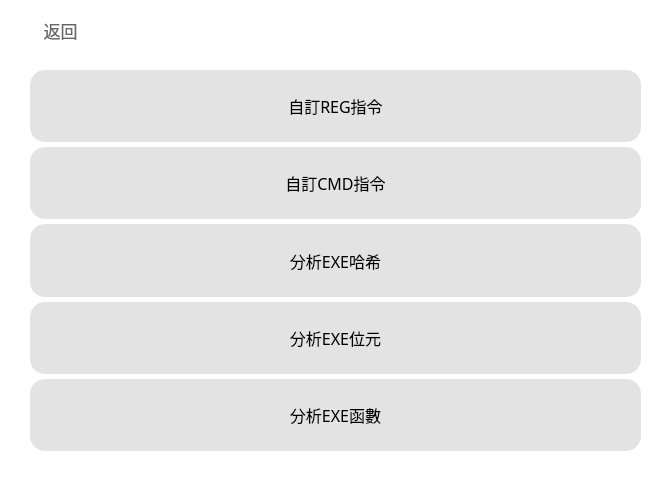
    <widget class="QWidget" name="Develop_Tools_widget" native="true">
     <property name="geometry">
      <rect>
       <x>170</x>
       <y>50</y>
       <width>671</width>
       <height>481</height>
      </rect>
     </property>
     <property name="font">
      <font>
       <family>Microsoft YaHei</family>
       <pointsize>11</pointsize>
       <stylestrategy>PreferAntialias</stylestrategy>
      </font>
     </property>
     <property name="styleSheet">
      <string notr="true">background-color:rgba(255, 255, 255,240);</string>
     </property>
     <widget class="QPushButton" name="Develop_Tools_Back">
      <property name="geometry">
       <rect>
        <x>10</x>
        <y>10</y>
        <width>101</width>
        <height>41</height>
       </rect>
      </property>
      <property name="sizePolicy">
       <sizepolicy hsizetype="Minimum" vsizetype="Minimum">
        <horstretch>0</horstretch>
        <verstretch>0</verstretch>
       </sizepolicy>
      </property>
      <property name="font">
       <font>
        <family>Microsoft YaHei</family>
        <pointsize>13</pointsize>
        <stylestrategy>PreferAntialias</stylestrategy>
       </font>
      </property>
      <property name="focusPolicy">
       <enum>Qt::StrongFocus</enum>
      </property>
      <property name="styleSheet">
       <string notr="true">QPushButton
{
	border:none;
	background-color:rgba(0,0,0,0);
	color:rgba(60,60,60,200);
}
QPushButton:hover
{
    color:rgba(60,60,60,255);
}
</string>
      </property>
      <property name="text">
       <string>返回</string>
      </property>
      <property name="icon">
       <iconset>
        <normaloff>:/icon/Icon/exit2.png</normaloff>:/icon/Icon/exit2.png</iconset>
      </property>
      <property name="iconSize">
       <size>
        <width>20</width>
        <height>20</height>
       </size>
      </property>
      <property name="checkable">
       <bool>false</bool>
      </property>
     </widget>
     <widget class="QWidget" name="verticalLayoutWidget_6">
      <property name="geometry">
       <rect>
        <x>20</x>
        <y>60</y>
        <width>631</width>
        <height>401</height>
       </rect>
      </property>
      <layout class="QVBoxLayout" name="Develop_verticalLayout">
       <property name="spacing">
        <number>5</number>
       </property>
       <property name="leftMargin">
        <number>10</number>
       </property>
       <property name="topMargin">
        <number>10</number>
       </property>
       <property name="rightMargin">
        <number>10</number>
       </property>
       <property name="bottomMargin">
        <number>10</number>
       </property>
       <item>
        <widget class="QPushButton" name="Customize_REG_Command_Button">
         <property name="sizePolicy">
          <sizepolicy hsizetype="Minimum" vsizetype="Minimum">
           <horstretch>0</horstretch>
           <verstretch>0</verstretch>
          </sizepolicy>
         </property>
         <property name="font">
          <font>
           <family>Microsoft YaHei</family>
           <pointsize>12</pointsize>
           <stylestrategy>PreferAntialias</stylestrategy>
          </font>
         </property>
         <property name="focusPolicy">
          <enum>Qt::StrongFocus</enum>
         </property>
         <property name="styleSheet">
          <string notr="true">QPushButton
{
	border:none;
	background-color:rgba(20,20,20,30);
	border-radius: 15px;
}
QPushButton:hover
{
    background-color:rgba(20,20,20,50);
}
QPushButton:pressed
{
    background-color:rgba(20,20,20,70);
}</string>
         </property>
         <property name="text">
          <string>自訂REG指令</string>
         </property>
         <property name="iconSize">
          <size>
           <width>16</width>
           <height>16</height>
          </size>
         </property>
         <property name="checkable">
          <bool>false</bool>
         </property>
        </widget>
       </item>
       <item>
        <widget class="QPushButton" name="Customize_CMD_Command_Button">
         <property name="sizePolicy">
          <sizepolicy hsizetype="Minimum" vsizetype="Minimum">
           <horstretch>0</horstretch>
           <verstretch>0</verstretch>
          </sizepolicy>
         </property>
         <property name="font">
          <font>
           <family>Microsoft YaHei</family>
           <pointsize>12</pointsize>
           <stylestrategy>PreferAntialias</stylestrategy>
          </font>
         </property>
         <property name="focusPolicy">
          <enum>Qt::StrongFocus</enum>
         </property>
         <property name="styleSheet">
          <string notr="true">QPushButton
{
	border:none;
	background-color:rgba(20,20,20,30);
	border-radius: 15px;
}
QPushButton:hover
{
    background-color:rgba(20,20,20,50);
}
QPushButton:pressed
{
    background-color:rgba(20,20,20,70);
}</string>
         </property>
         <property name="text">
          <string>自訂CMD指令</string>
         </property>
         <property name="iconSize">
          <size>
           <width>16</width>
           <height>16</height>
          </size>
         </property>
         <property name="checkable">
          <bool>false</bool>
         </property>
        </widget>
       </item>
       <item>
        <widget class="QPushButton" name="Analyze_EXE_hash_Button">
         <property name="sizePolicy">
          <sizepolicy hsizetype="Minimum" vsizetype="Minimum">
           <horstretch>0</horstretch>
           <verstretch>0</verstretch>
          </sizepolicy>
         </property>
         <property name="font">
          <font>
           <family>Microsoft YaHei</family>
           <pointsize>12</pointsize>
           <stylestrategy>PreferAntialias</stylestrategy>
          </font>
         </property>
         <property name="focusPolicy">
          <enum>Qt::StrongFocus</enum>
         </property>
         <property name="styleSheet">
          <string notr="true">QPushButton
{
	border:none;
	background-color:rgba(20,20,20,30);
	border-radius: 15px;
}
QPushButton:hover
{
    background-color:rgba(20,20,20,50);
}
QPushButton:pressed
{
    background-color:rgba(20,20,20,70);
}</string>
         </property>
         <property name="text">
          <string>分析EXE哈希</string>
         </property>
         <property name="iconSize">
          <size>
           <width>16</width>
           <height>16</height>
          </size>
         </property>
         <property name="checkable">
          <bool>false</bool>
         </property>
        </widget>
       </item>
       <item>
        <widget class="QPushButton" name="Analyze_EXE_Bit_Button">
         <property name="sizePolicy">
          <sizepolicy hsizetype="Minimum" vsizetype="Minimum">
           <horstretch>0</horstretch>
           <verstretch>0</verstretch>
          </sizepolicy>
         </property>
         <property name="font">
          <font>
           <family>Microsoft YaHei</family>
           <pointsize>12</pointsize>
           <stylestrategy>PreferAntialias</stylestrategy>
          </font>
         </property>
         <property name="focusPolicy">
          <enum>Qt::StrongFocus</enum>
         </property>
         <property name="styleSheet">
          <string notr="true">QPushButton
{
	border:none;
	background-color:rgba(20,20,20,30);
	border-radius: 15px;
}
QPushButton:hover
{
    background-color:rgba(20,20,20,50);
}
QPushButton:pressed
{
    background-color:rgba(20,20,20,70);
}</string>
         </property>
         <property name="text">
          <string>分析EXE位元</string>
         </property>
         <property name="iconSize">
          <size>
           <width>16</width>
           <height>16</height>
          </size>
         </property>
         <property name="checkable">
          <bool>false</bool>
         </property>
        </widget>
       </item>
       <item>
        <widget class="QPushButton" name="Analyze_EXE_Funtion_Button">
         <property name="sizePolicy">
          <sizepolicy hsizetype="Minimum" vsizetype="Minimum">
           <horstretch>0</horstretch>
           <verstretch>0</verstretch>
          </sizepolicy>
         </property>
         <property name="font">
          <font>
           <family>Microsoft YaHei</family>
           <pointsize>12</pointsize>
           <stylestrategy>PreferAntialias</stylestrategy>
          </font>
         </property>
         <property name="focusPolicy">
          <enum>Qt::StrongFocus</enum>
         </property>
         <property name="styleSheet">
          <string notr="true">QPushButton
{
	border:none;
	background-color:rgba(20,20,20,30);
	border-radius: 15px;
}
QPushButton:hover
{
    background-color:rgba(20,20,20,50);
}
QPushButton:pressed
{
    background-color:rgba(20,20,20,70);
}</string>
         </property>
         <property name="text">
          <string>分析EXE函數</string>
         </property>
         <property name="iconSize">
          <size>
           <width>16</width>
           <height>16</height>
          </size>
         </property>
         <property name="checkable">
          <bool>false</bool>
         </property>
        </widget>
       </item>
      </layout>
     </widget>
    </widget>
